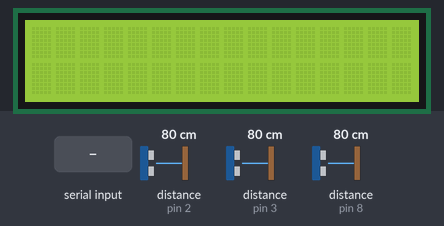
Simulated run of this sketch. Board: Arduino Uno, built with avr-gcc and run on an emulated ATmega328P. Parts: 16×2 character LCD. Inputs (shaded band) come from the test bench; at power-on: distance to the obstacle (sensors on pin 2, pin 3, pin 8) 80 cm. The echo pulse lasts 58.3 µs per cm.

Above: at 1.2 s.
1.3 s: "1" received over the second serial link
At 3.4 s:
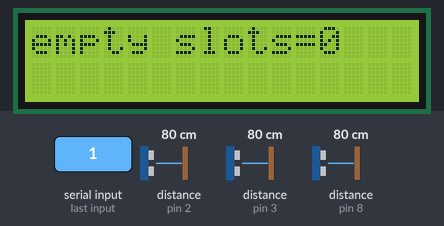
7.6 s: distance to the obstacle (sensor on pin 2) set to 23 cm
11.3 s: distance to the obstacle (sensor on pin 2) set to 18 cm
At 16.7 s:
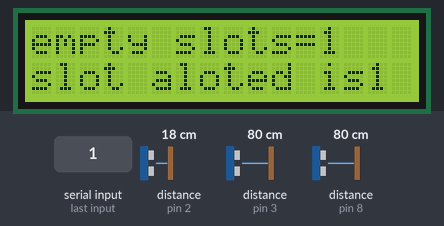
17.6 s: distance to the obstacle (sensor on pin 3) set to 2 cm
At 21.3 s:
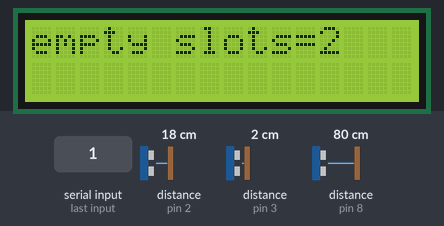
23.6 s: distance to the obstacle (sensor on pin 2) set to 35 cm
At 26.5 s:
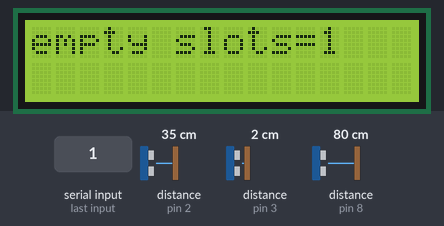
29.6 s: distance to the obstacle (sensor on pin 3) set to 17 cm
33.3 s: distance to the obstacle (sensor on pin 3) set to 22 cm
At 39.5 s:
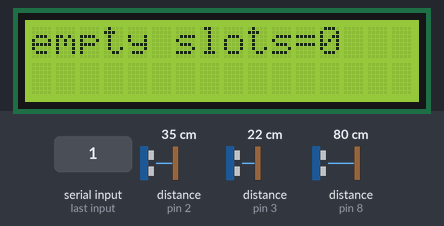
Timing chart, 0 to 40.7 s (numbered marks = the images above; inputs shaded):
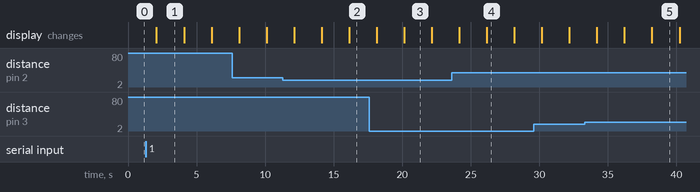

The sketch:

ultra11.ino
```cpp
#include <LiquidCrystal.h>
#include<SoftwareSerial.h>
SoftwareSerial sc(0,1);
const int slots=2;
long dur;
int dis[slots];
const int rs = A0 , en = A1, d4 = A2, d5 = A3, d6 = A4, d7 = A5;
LiquidCrystal lcd(rs, en, d4, d5, d6, d7);

void setup() {
  lcd.begin(16, 2);
 sc.begin(9600);
 // Serial.begin(9600);

pinMode(7,OUTPUT);//trigpin
for(int i=2;i<slots+2;i++)
pinMode(i,INPUT);
pinMode(8,INPUT);//enters
Serial.print("hello");


}

void loop() {
  // put your main code here, to run repeatedly:
int k=0,i,prealot=-1,j,slot_alot;
while(1)
{
  k=0;
for(i=2;i<slots+2;i++)
{
digitalWrite(7,LOW);
delayMicroseconds(20);
digitalWrite(7,HIGH);
delayMicroseconds(100);
digitalWrite(7,LOW);
dur=pulseIn(i,HIGH);
dis[i-2]=dur*0.034/2;
}
for(i=0;i<slots;i++)
{
  if(!((dis[i]<=100)&&(dis[i]>=20)))
  {
    k++;

  }
//Serial.print("distnce:");
//Serial.print(i);
//Serial.println(dis[i]);

}
delay(2000);
//Serial.println(k);
lcd.clear();
lcd.print("empty slots=");
lcd.print(k);
 Serial.println(k);
if(sc.available()>0)
{
 // Serial.print("serial");
  //Serial.println(k);
 sc.write(k);
 delay(2000);
}
digitalWrite(7,LOW);
delayMicroseconds(20);
digitalWrite(7,HIGH);
delayMicroseconds(100);
digitalWrite(7,LOW);
int enter=digitalRead(8);
dur=pulseIn(8,HIGH);
int dist=dur*0.034/2;
Serial.print("dit:");
Serial.println(dist);
if((dist<=100)&&(dist>=20))
{
 // Serial.println("enter");
  for(j=0;j<slots;j++)
{
  if(!((dis[j]<=100)&&(dis[j]>=20)))
  {
    if(prealot==j)
    {
      for(j=j+1;j<slots;j++)
      {
        if(!((dis[j]<=100)&&(dis[j]>=20)))
        {
          prealot=j;
          slot_alot=j;
          break;
        }
      }
    }
    else
    {
      slot_alot=j;
      prealot=j;
        }
        lcd.setCursor(0,1);
        //Serial.print("slot aloted is");
        lcd.print("slot aloted is");
       // Serial.println(slot_alot+1);
        lcd.print(slot_alot+1);
        delay(2000);
        break;

      }
    }
  lcd.clear();
  }
}
}
```

Measured:
- the behaviour switches between 21 and 20 cm on distance to the obstacle (sensor on pin 2) (found by bisection; images 1 and 2)
- after the input at 1.3 s, the display: changes after 0.78 s (image 1)
- after the input at 11.3 s, the display: first differs from a run without the input after 2.8 s (image 2 shows a later state)
- what the display in image 1 shows lasts 2.0 s, from 2.1 s to 4.1 s
